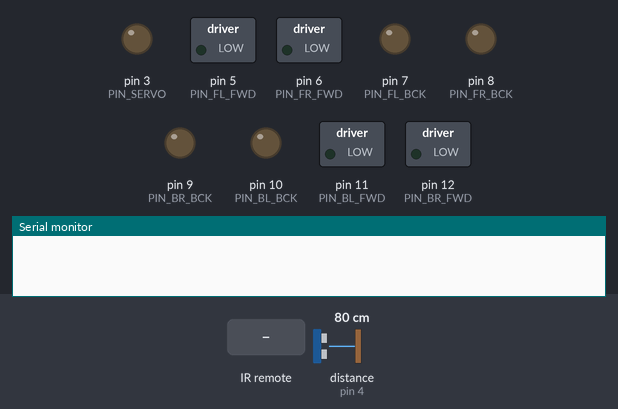
Bench run of a sketch on a simulated Arduino Uno, built with avr-gcc and run on an emulated ATmega328P. Shown: switched loads named in the sketch (green lamp = pin HIGH), output pins drawn as LEDs (lit = HIGH), the last lines printed to the serial monitor. Wiring (inferred from the names in the program): ultrasonic range finder: trigger A3; echo pin 4. The inputs (shaded band) are chosen by the test bench; at power-on: distance to the obstacle (sensor on pin 4) 80 cm. The echo pulse lasts 58.3 µs per cm; pins used as bus, display or sensor lines are not drawn.

Above: at 1.2 s.
1.3 s: infrared code 0xFF629D received
2.8 s: infrared code 0xFFFFFFFF received
At 3.9 s:
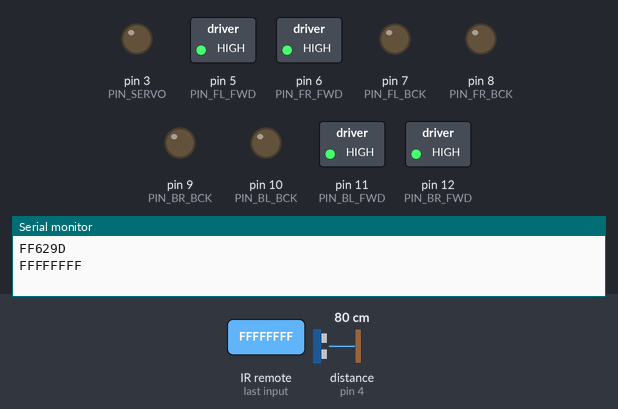
4.3 s: distance to the obstacle (sensor on pin 4) set to 12 cm
5.8 s: distance to the obstacle (sensor on pin 4) set to 9 cm
At 6.1 s:
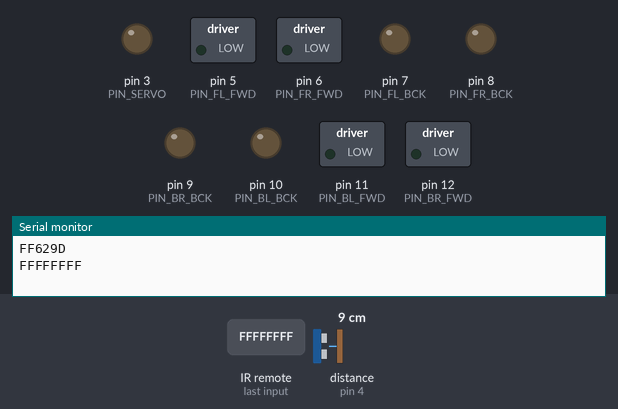
Timing chart, 0 to 8.3 s (numbered marks = the images above; inputs shaded):
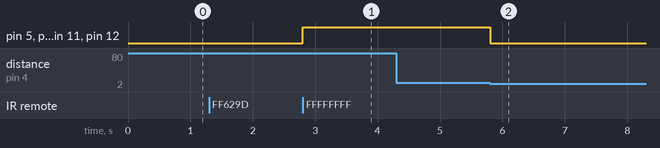

The sketch:

RCCar.ino
```cpp
//----- Include files     -----//
  #include <Servo.h>

  #include <IRremote.h>
  #include <IRremoteInt.h>

  #include "CommonUtils.h"
  #include "HCSR04Driver.h"

//----- Constants         -----//
  #define PIN_SERVO         3

  #define PIN_IR_RMT        2

  #define PIN_DIST_TRIG     A3
  #define PIN_DIST_ECHO     4

  #define PIN_FL_FWD        5
  #define PIN_FL_BCK        7
  #define PIN_FR_FWD        6
  #define PIN_FR_BCK        8
  #define PIN_BL_FWD        11
  #define PIN_BL_BCK        10
  #define PIN_BR_FWD        12
  #define PIN_BR_BCK        9

  #define PIN_LIGHT_LEFT    A0
  #define PIN_LIGHT_MID     A1
  #define PIN_LIGHT_RIGHT   A2

//----- Definitions       -----//
  typedef enum eRemoteCmds_t {
    BTN_UPARROW     = 0xFF629D,
    BTN_LEFTARROW   = 0xFF22DD,
    BTN_RIGHTARROW  = 0xFFC23D,
    BTN_DOWNARROW   = 0xFFA857,
    BTN_OK          = 0xFFD2FD,

    SIGNAL_REPEAT   = 0xFFFFFFFF,
  } eRemoteCmds_t;

//----- Globals           -----//
  cHCSR04Driver_t gDistSensor(PIN_DIST_TRIG, PIN_DIST_ECHO);
  IRrecv gIRRemote(PIN_IR_RMT);

  eRemoteCmds_t gLastRemoteCmd;

//----- Arduino Functions -----//
void setup() {
  //Initialize arduino hardware
  Serial.begin(9600);   //Debug output, and also the BT input

  pinMode(PIN_SERVO, OUTPUT);
  pinMode(PIN_FL_FWD, OUTPUT);
  pinMode(PIN_FL_BCK, OUTPUT);
  pinMode(PIN_FR_FWD, OUTPUT);
  pinMode(PIN_FR_BCK, OUTPUT);
  pinMode(PIN_BL_FWD, OUTPUT);
  pinMode(PIN_BL_BCK, OUTPUT);
  pinMode(PIN_BR_FWD, OUTPUT);
  pinMode(PIN_BR_BCK, OUTPUT);

  digitalWrite(PIN_FL_FWD, LOW);
  digitalWrite(PIN_FR_FWD, LOW);
  digitalWrite(PIN_BL_FWD, LOW);
  digitalWrite(PIN_BR_FWD, LOW);

  digitalWrite(PIN_FL_BCK, LOW);
  digitalWrite(PIN_FR_BCK, LOW);
  digitalWrite(PIN_BL_BCK, LOW);
  digitalWrite(PIN_BR_BCK, LOW);

  pinMode(PIN_DIST_ECHO, INPUT);
  pinMode(PIN_LIGHT_LEFT, INPUT);
  pinMode(PIN_LIGHT_MID, INPUT);
  pinMode(PIN_LIGHT_RIGHT, INPUT);

  //Initialize peripherals
  gIRRemote.enableIRIn();
  gIRRemote.blink13(true);
  gDistSensor.SetReadInterval(HCSR04_NOINTERVAL);

  gLastRemoteCmd = BTN_OK; //Ok is the stop button

  return;
}

void loop() {
  uint32_t nCurrTime = millis();
  decode_results IRResult;

  //Check distance sensor
  if (gDistSensor.SingleReading() != false) { //Have a good reading, make sure we're not about to crash
    //Serial.println(gDistSensor.cnDistanceCM);

    if (gDistSensor.cnDistanceCM < 10) { //Too close, stop moving
      AllWheelsStop();

      return;
    }
  }

  //Check the remote
  if (gIRRemote.decode(&IRResult)){
    Serial.println(IRResult.value, HEX);
    gIRRemote.resume();

    if ((IRResult.value != SIGNAL_REPEAT) && ((IRResult.value != gLastRemoteCmd))) { //Got a brand new command
      AllWheelsStop();

      gLastRemoteCmd = IRResult.value;
    } else { //Remote is saying to repeat the last command
      switch (gLastRemoteCmd) {
        case BTN_UPARROW:
          AllWheelsForward();
          break;
        case BTN_LEFTARROW:
          AllWheelsTurnLeft();
          break;
        case BTN_RIGHTARROW:
          AllWheelsTurnRight();
          break;
        case BTN_DOWNARROW:
          AllWheelsBackward();
          break;
        case BTN_OK:
        default: //Unrecognized button
          AllWheelsStop();
          break;
      }
    }
  }

  return;
}

//----- Callback Functions -----//

//----- Application Code   -----//
bool SetWheelSpeed(uint32_t nWheelPin, float nSpeedPct) {
  uint8_t nPWMVal;

  if (nSpeedPct > 1) {
    nSpeedPct * 1;
  } else if (nSpeedPct < 0) {
    nSpeedPct = 0;
  }

  nPWMVal = (uint8_t)(nSpeedPct * 255);

  switch (nWheelPin) {
    case (PIN_FL_FWD) :
    case (PIN_FR_FWD) :
    case (PIN_BL_FWD) :
    case (PIN_BR_FWD) : //Forward motors are connected to PWM
      analogWrite(nWheelPin, nPWMVal);
      return true;
    case (PIN_FL_BCK) :
    case (PIN_FR_BCK) :
    case (PIN_BL_BCK) :
    case (PIN_BR_BCK) : //Reverse motors are straight binary outs
      if (nPWMVal > 0) { //Some forward value is requested
        digitalWrite(nWheelPin, HIGH);
      } else { //Tell the motor to stop
        digitalWrite(nWheelPin, LOW);
      }
      return true;
    default: //Unrecognized wheel pin
      return false;
  }
}

bool AllWheelsStop() {
  SetWheelSpeed(PIN_FL_FWD, 0);
  SetWheelSpeed(PIN_FR_FWD, 0);
  SetWheelSpeed(PIN_BL_FWD, 0);
  SetWheelSpeed(PIN_BR_FWD, 0);

  SetWheelSpeed(PIN_FL_BCK, 0);
  SetWheelSpeed(PIN_FR_BCK, 0);
  SetWheelSpeed(PIN_BL_BCK, 0);
  SetWheelSpeed(PIN_BR_BCK, 0);

  return true;
}

bool AllWheelsForward() {
  SetWheelSpeed(PIN_FL_FWD, 1);
  SetWheelSpeed(PIN_FR_FWD, 1);
  SetWheelSpeed(PIN_BL_FWD, 1);
  SetWheelSpeed(PIN_BR_FWD, 1);

  SetWheelSpeed(PIN_FL_BCK, 0);
  SetWheelSpeed(PIN_FR_BCK, 0);
  SetWheelSpeed(PIN_BL_BCK, 0);
  SetWheelSpeed(PIN_BR_BCK, 0);

  return true;
}

bool AllWheelsBackward() {
  SetWheelSpeed(PIN_FL_FWD, 0);
  SetWheelSpeed(PIN_FR_FWD, 0);
  SetWheelSpeed(PIN_BL_FWD, 0);
  SetWheelSpeed(PIN_BR_FWD, 0);

  SetWheelSpeed(PIN_FL_BCK, 1);
  SetWheelSpeed(PIN_FR_BCK, 1);
  SetWheelSpeed(PIN_BL_BCK, 1);
  SetWheelSpeed(PIN_BR_BCK, 1);

  return true;
}

bool AllWheelsTurnLeft() {
  SetWheelSpeed(PIN_FL_FWD, 0);
  SetWheelSpeed(PIN_FR_FWD, 1);
  SetWheelSpeed(PIN_BL_FWD, 0);
  SetWheelSpeed(PIN_BR_FWD, 1);

  SetWheelSpeed(PIN_FL_BCK, 1);
  SetWheelSpeed(PIN_FR_BCK, 0);
  SetWheelSpeed(PIN_BL_BCK, 1);
  SetWheelSpeed(PIN_BR_BCK, 0);

  return true;
}

bool AllWheelsTurnRight() {
  SetWheelSpeed(PIN_FL_FWD, 1);
  SetWheelSpeed(PIN_FR_FWD, 0);
  SetWheelSpeed(PIN_BL_FWD, 1);
  SetWheelSpeed(PIN_BR_FWD, 0);

  SetWheelSpeed(PIN_FL_BCK, 0);
  SetWheelSpeed(PIN_FR_BCK, 1);
  SetWheelSpeed(PIN_BL_BCK, 0);
  SetWheelSpeed(PIN_BR_BCK, 1);

  return true;
}
```

CommonUtils.h
```cpp
/**	@defgroup	commonutils
	@brief		Common utilities and objects
	@details	v 0.1
		This is a collection of commonly used utilities.
		This includes variable types, macros, and constants.
*/

#ifndef __COMMONUTILS
	#define __COMMONUTILS

/***** Includes		*****/


/***** Constants	*****/
	/**	The maximum integer value that will fit in a uint8_t data type
		@ingroup	commonutils
	*/
	#define UINT8_MAXVALUE	255

	/**	The maximum integer value that will fit in a uint16_t data type
		@ingroup	commonutils
	*/
	#define UINT16_MAXVALUE	0xFFFF

	/**	The maximum integer value that will fit in a uint32_t data type
		@ingroup	commonutils
	*/
	#define UINT32_MAXVALUE	0xFFFFFFFF

	/** @brief		One of the arduino types, the Arduino/Genuino Uno
		@details
			- 14 Dedicated binary In/Out pins, 6 that can do PWM
			- 6 Dedicated analog in pins
			- 2048 bytes of RAM
			- 32K bytes of flash (512 bytes used by bootloader)
			- Logic voltage 5V
			- 1KB EEPROM
			- 1 SPI, shares binary I/O pins
		@ingroup	commonutils
	*/
	#define ARDUINO_UNO			1

	/**	@brief		One of the arduino types, the Arduino Uno
		@details
			- 14 Dedicated binary In/Out pins, 7 that can do PWM, 6 can be Analog inputs
			- 6 Dedicated analog in pins (can be used as binary I/O)
			- 2560 bytes of RAM
			- 32K bytes of flash (512 bytes used by bootloader)
			- Logic voltage 5V
			- 1KB EEPROM
			- 1 SPI, dedicated pins
		@ingroup	commonutils
	*/
	#define ARDUINO_MICRO		2

	/**	@brief		One of the arduino types, the Arduino Nano
		@details	There are multiple varieties of the Nano, all have identical pinouts
			- 22 Dedicated binary In/Out pins, 6 that can do PWM, 8 can be Analog inputs
			- 2048+ bytes of RAM
			- 32K+ bytes of flash (512 bytes used by bootloader)
			- Logic voltage varies per model
			- 1KB EEPROM
			- 1 SPI, dedicated pins
		@ingroup	commonutils
	*/
	#define ARDUINO_NANO		3

	#ifndef ARDUINO_TYPE
		/** Specifies the type of arduino being used
			Arduino/Genuino Uno is the default
			@ingroup	commonutils
		*/
		#define ARDUINO_TYPE	ARDUINO_UNO
	#endif

	//Based on the connected arduino, describe the I/O Pints
	#if ARDUINO_TYPE == ARDUINO_UNO
		/** Number of pulse width modulated binary output pins
			@ingroup arduinobinary
		*/
		#define BINOUT_PWMCOUNT	6

		/** Array holding all pulse width modulated binary output pins
			@ingroup arduinobinary
		*/
		const uint8_t BINOUT_PWNPINLIST[BINOUT_PWMCOUNT] = {3, 5, 6, 9, 10, 11};

		/**	Number of GPIO pins that provide interrupt support
			@ingroup arduinobinary
		*/
		#define BININ_INTERRUPTCOUNT	2

		/**	Array holding all interrupt capable binary input pins
			@ingroup arduinobinary
		*/
		const uint8_t BININ_INTERRUPTLIST[BININ_INTERRUPTCOUNT] = {2, 3};

		/** Number of binary inputs on the Arduino
			@ingroup arduinobinary
		*/
		#define ARDUINO_BINPINS	14

		/** Number of analog inputs on the arduino
			@ingroup arduinoanalog
		*/
		#define ARDUINO_ANAPINS	6

		/** The Arduno has 3 LEDs on the board tied to binary pins, this is labeled RX
			@ingroup	snapduino
		*/
		#define RX_LEDPIN		0

		/** The Arduno has 3 LEDs on the board tied to binary pins, this is labeled TX
			@ingroup	snapduino
		*/
		#define TX_LEDPIN		1

		/** The Arduno has 3 LEDs on the board tied to binary pins, this is labeled LX
			@ingroup	snapduino
		*/
		#define L_LEDPIN		13

		#ifndef SNAPCIR_NOSCREEN
			#ifndef SCREENPLOT_POINTS
				/** @brief		The number of points to display when plotting an analog input
					@details	The number of points that can be shown is dependenta on the free
						RAM the device has with everything else loaded.
				*/
				#define SCREENPLOT_POINTS	24
			#endif
		#endif
	#elif ARDUINO_TYPE == ARDUINO_MICRO
		/** Number of pulse width modulated binary output pins
			@ingroup arduinobinary
		*/
		#define BINOUT_PWMCOUNT	7

		/** Array holding all pulse width modulated binary output pins
			@ingroup arduinobinary
		*/
		const uint8_t BINOUT_PWNPINLIST[BINOUT_PWMCOUNT] = {3, 5, 6, 9, 10, 11, 13};

		/**	Number of GPIO pins that provide interrupt support
			@ingroup arduinobinary
		*/
		#define BININ_INTERRUPTCOUNT	5

		/**	Array holding all interrupt capable binary input pins
			@ingroup arduinobinary
		*/
		const uint8_t BININ_INTERRUPTLIST[BININ_INTERRUPTCOUNT] = {0, 1, 2, 3, 7};

		/** Number of binary inputs on the Arduino
			@ingroup arduinobinary
		*/
		#define ARDUINO_BINPINS	20

		/** Number of analog inputs on the arduino
			@ingroup arduinoanalog
		*/
		#define ARDUINO_ANAPINS	12

		/** The Arduno has 3 LEDs on the board tied to binary pins, this is labeled RX
			@ingroup	snapduino
		*/
		#define RX_LEDPIN		0

		/** The Arduno has 3 LEDs on the board tied to binary pins, this is labeled TX
			@ingroup	snapduino
		*/
		#define TX_LEDPIN		1

		#ifndef SNAPCIR_NOSCREEN
			#ifndef SCREENPLOT_POINTS
				/** @brief		The number of points to display when plotting an analog input
					@details	The number of points that can be shown is dependenta on the free
						RAM the device has with everything else loaded.
					@ingroup	snapscreen
				*/
				#define SCREENPLOT_POINTS	128
			#endif
		#endif
	#elif ARDUINO_TYPE == ARDUINO_NANO
		/** Number of pulse width modulated binary output pins
			@ingroup arduinobinary
		*/
		#define BINOUT_PWMCOUNT	6

		/** Array holding all pulse width modulated binary output pins
			@ingroup arduinobinary
		*/
		const uint8_t BINOUT_PWNPINLIST[BINOUT_PWMCOUNT] = {6, 8, 9, 12, 13, 14};

		/**	Number of GPIO pins that provide interrupt support
			@ingroup arduinobinary
		*/
		#define BININ_INTERRUPTCOUNT	2

		/**	Array holding all interrupt capable binary input pins
			@ingroup arduinobinary
		*/
		const uint8_t BININ_INTERRUPTLIST[BININ_INTERRUPTCOUNT] = {2, 3};

		/** Number of binary inputs on the Arduino
			@ingroup arduinobinary
		*/
		#define ARDUINO_BINPINS	22

		/** Number of analog inputs on the arduino
			@ingroup arduinoanalog
		*/
		#define ARDUINO_ANAPINS	8

		/** The Arduno has 3 LEDs on the board tied to binary pins, this is labeled RX
			@ingroup	snapduino
		*/
		#define RX_LEDPIN		0

		/** The Arduno has 3 LEDs on the board tied to binary pins, this is labeled TX
			@ingroup	snapduino
		*/
		#define TX_LEDPIN		1

		#ifndef SNAPCIR_NOSCREEN
			#ifndef SCREENPLOT_POINTS
				/** @brief		The number of points to display when plotting an analog input
					@details	The number of points that can be shown is dependenta on the free
						RAM the device has with everything else loaded.
					@ingroup	snapscreen
				*/
				#define SCREENPLOT_POINTS	128
			#endif
		#endif
	#else //No arduino type specified
		/** Number of pulse width modulated binary output pins
			@ingroup arduinobinary
		*/
		#define BINOUT_PWMCOUNT	0

		/**	Number of GPIO pins that provide interrupt support
			@ingroup arduinobinary
		*/
		#define BININ_INTERRUPTCOUNT	0

		/** Array holding all pulse width modulated binary output pins
			@ingroup arduinobinary
		*/
		const uint8_t *BINOUT_PWNPINLIST = NULL;
	#endif

/***** Definitions	*****/


/***** Globals		*****/


/***** Prototypes 	*****/
	/**	@brief		Check if all bits set in Mask, are set in Register
		@param		Register	The value to test
		@param		Mask		The bits to check in the Register
		@return		Will return true if all bits that are 1 in Mask are also 1 in Register.
			If any 1 bits in Mask are 0 in Register will return false.
		@ingroup	commonutils
	*/
	#define CheckAllBitsInMask(Register, Mask)	(((Register & Mask) == Mask) ? true : false)

	/**	@brief		Check if any bits set in Mask, are set in Register
		@param		Register	The value to test
		@param		Mask		The bits to check in the Register
		@return		Will return true if any bits that are 1 in Mask 1 in Register.  If no
			1 bits in Mask are 1 in Register will return false.
		@ingroup	commonutils
	*/
	#define CheckAnyBitsInMask(Register, Mask)	(((Register & Mask) != 0) ? true : false)

	/**	@brief		Gives the value from Register with the bits set in mask cleared/zeroed
		@details	The Register value will be updated by calling this macro, its return
			is given for convenience.  The values supplied can not
			exceed 32 bits.

			The word Zero was used in the name instead of Clear for visual clarity
			from the various Check macros.
		@param		Register	The value to be updated, having specified bits cleared
		@param		Mask		The bits to clear in Register
		@return		The value of Register after it is updated
		@ingroup	commonutils
	*/
	#define ZeroAllBitsInMask(Register, Mask)	Register = ((typeof(Register))(((uint32_t)Register) & (~(uint32_t)(Mask))))

	/**	@brief		Gives the value from Register with the bits set in mask set to 1
		@details	The Register value will not be updated by calling this macro, its
			return must be stored to retain this value.  The values supplied can not
			exceed 32 bits.
		@param		Register	The value to be updated, having specified bits set
		@param		Mask		The bits to set in Register
		@return		The value of Register after it is updated
		@ingroup	commonutils
	*/
	#define SetAllBitsInMask(Register, Mask)	Register = ((typeof(Register))(((uint32_t)Register) | ((uint32_t)(Mask))))

	/**	@brief		Returns the larger of two numeric values
		@param		nNum1	The first number to compare
		@param		nNum2	The second number to compare
		@return		The larger of the two values being compared
		@ingroup	commonutils
	*/
	#define GetLargerNum(nNum1, nNum2)		((nNum1 > nNum2) ? nNum1 : nNum2)

	/**	@brief		Returns the smaller of two numeric values
		@param		nNum1	The first number to compare
		@param		nNum2	The second number to compare
		@return		The smaller of the two values being compared
		@ingroup	commonutils
	*/
	#define GetSmallerNum(nNum1, nNum2)		((nNum1 < nNum2) ? nNum1 : nNum2)

	/**	@brief		Checks if a number is within a specified range
		@details	Tests if the number is within the bounds of the number range specified.  If the number
			matches the bounds it is considered within the range.
		@param		nNumber		The number to test
		@param		nRangeMin	The minimum bound of the range
		@param		nRangeMax	The maximum bound of the range
		@return		True if the number is within the range, false otherwise
		@ingroup	commonutils
	*/
	#define	IsNumberInInclusiveRange(nNumber, nRangeMin, nRangeMax)		(((nNumber >= nRangeMin) && (nNumber <= nRangeMax)) ? true : false)

	/**	@brief		Determines if a given number exists in an array
		@param		nNumber		The number to check for in the array
		@param		aList		The array to searrch through
		@param		nListCnt	The number of elements in the array
		@return		True if the number is found in the array, false if it is not
		@ingroup	commonutils
	*/
	bool NumberInArray_u8(uint8_t nNumber, const uint8_t *aList, uint32_t nListCnt);

/***** Functions	*****/
	bool NumberInArray_u8(uint8_t nNumber, const uint8_t *aList, uint32_t nListCnt) {
		uint32_t nCtr;

		for (nCtr = 0; nCtr < nListCnt; nCtr++) {
			if (nNumber == aList[nCtr]) {
				return true;
			}
		}

		return false;
	}


#endif
```

Source omitted: HCSR04Driver.h (3975 bytes)

Measured:
- the behaviour switches between 11 and 10 cm on distance to the obstacle (sensor on pin 4) (found by bisection; images 1 and 2)
- after the input at 2.8 s, pin 5 (PIN_FL_FWD), pin 6 (PIN_FR_FWD), pin 11 (PIN_BL_FWD), pin 12 (PIN_BR_FWD): LOW → HIGH at once
- after the input at 4.3 s, every drawn part: stays the same
- after the input at 5.8 s, pin 5 (PIN_FL_FWD), pin 6 (PIN_FR_FWD), pin 11 (PIN_BL_FWD), pin 12 (PIN_BR_FWD): HIGH → LOW at once
